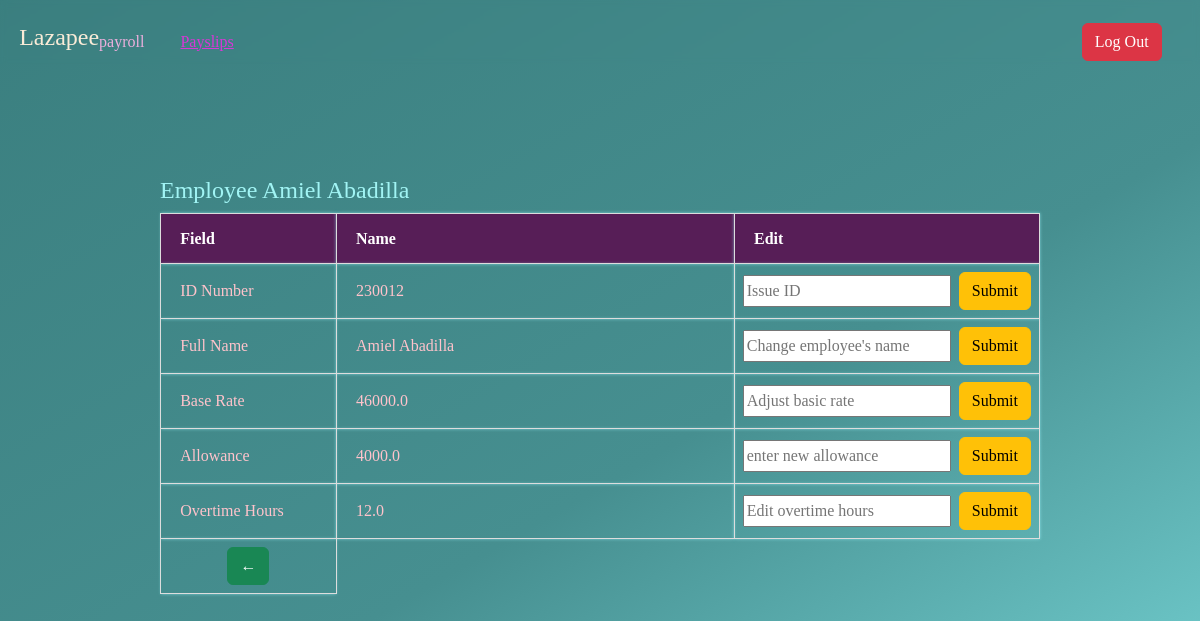
/details/29/ (signed in), run on an earlier commit of the app's database.
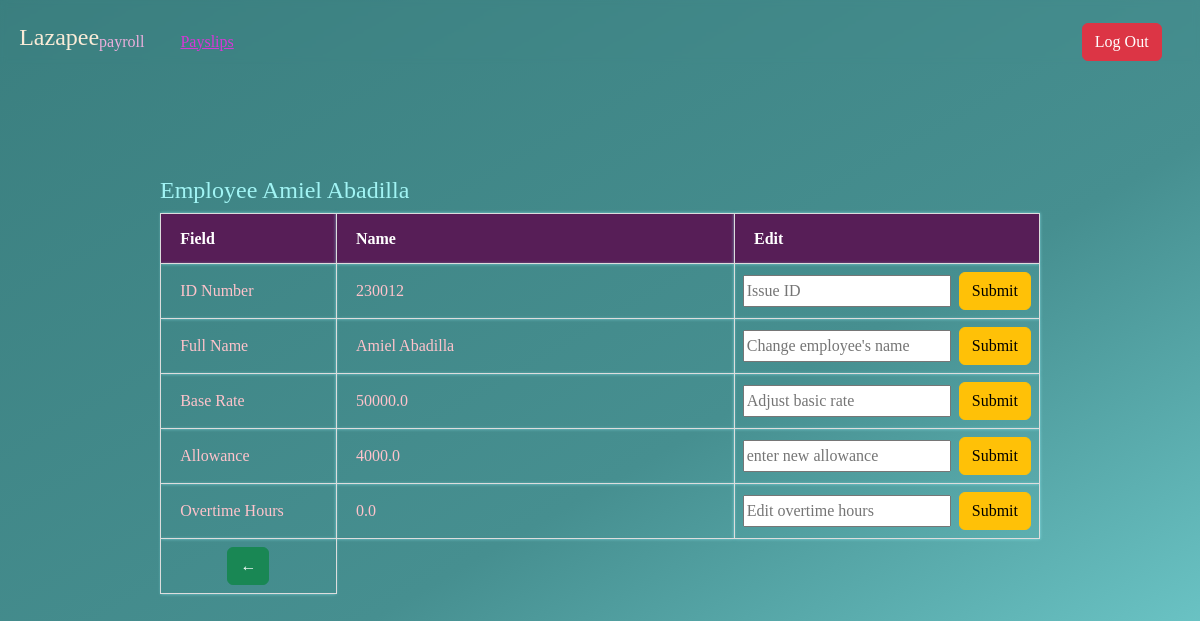
And on a later commit of the database.
### payroll_app/models.py (models this page shows, shortened)
class Employee(models.Model):
    name = models.CharField(max_length=255)
    id_number = models.CharField(max_length=255)
    rate = models.FloatField()
    overtime_pay = models.FloatField(null=True, blank=True)
    allowance = models.FloatField(null=True, blank=True)

### payroll_app/views.py (the view)
# urls.py: path('details/<int:pk>/', views.details, name = 'details'),
@login_required(login_url='log_in')
def details(request ,pk):
    employee= get_object_or_404(Employee, pk=pk)
    return render(request, 'payroll_app/details.html' , {'employee': employee,})

### payroll_app/templates/payroll_app/details.html (shortened to what this page needs)
{% extends 'payroll_app/base.html' %}
{% block header %}
    <nav class="header">
        <div class="title" style="display: flex">
            <h1>Lazapee</h1>
            <payroll style="color: rgb(236, 175, 221);">payroll</h3>
            <a href="" class="payslips"> Payslips </a>
        </div>
        <div class="buttons" >
            <a href="{% url 'log_out' %}" class="btn btn-danger">Log Out</a>
        </div>
    </nav>
{% endblock %}
{% block form %}
    <div class="deets" >
        <div class="title">
            <h1 style="color: rgb(161, 244, 244);">
                Employee {{employee.name}}
            </h1>
        </div>
        <table class="change">
            <tr>
                <th>Field</th>
                <th>Name</th>
                <th>Edit</th>
            </tr>
            <tr>
                <td> ID Number </td>
                <td>{{employee.id_number}}</td>
                <td>
                    <div class="editFields">
                        <form method="POST" action="{% url 'edit_employee' employee.pk %}">
                            <input type="text" name="editID" placeholder="Issue ID"  style="width: fit-content; height: 2em;">
                            <input type="submit" class="btn btn-warning">
                        </form>
                    </div>
                </td>
            </tr>
            <tr>
                <td> Full Name </td>
                <td>{{ employee.name}}</td>
                <td>
                    <div class="editFields" >
                        <form method="POST" action=" {% url 'edit_employee' employee.pk %}">
                            <input type="text" name="editName" placeholder="Change employee's name"  style="width: fit-content; height: 2em">
                            <input type="submit" class="btn btn-warning">
                        </form>
                    </div>
                </td>
            </tr>
            <tr>
                <td> Base Rate  </td>
                <td>{{ employee.rate}}</td>
                <td>
                    <div class="editFields" >
                        <form method="POST" action=" {% url 'edit_employee' employee.pk %}" >
                            <input type="text" name="editRate" placeholder="Adjust basic rate"  style="width: fit-content; height: 2em; ">
                            <input type="submit" class="btn btn-warning">
                        </form>
                    </div>
                </td>
            </tr>
            <tr>
                <td> Allowance</td>
                <td>{{ employee.allowance}}</td>
                <td>
                    <div class="editFields" >
                        <form method="POST"  action="{% url 'edit_employee' employee.pk %}">
                            <input type="text" name="editAllowance" placeholder="enter new allowance"  style="width: fit-content; height: 2em">
                            <input type="submit" class="btn btn-warning">
                        </form>
                    </div>
                </td>
            </tr>
            <tr>
                <td> Overtime Hours{{ employee.id_numner}} </td>
                <td>{{ employee.overtime_pay}}</td>
                <td>
                    <div class="editFields" >
                        <form method="POST" action="{% url 'edit_employee' employee.pk %}">
                            <input type="text" name="editOt" placeholder="Edit overtime hours"  style="width: fit-content; height: 2em">
                            <input type="submit" class="btn btn-warning">
                        </form>
                    </div>
                </td>
            </tr>
            <tr>
                <td>
                    <a href="{%url 'landing' %}" class="btn btn-success"> ← </a>
                </td>
            </tr>
        </table>
    </div>
{% endblock %}

What changed in the data, as far as the page shows it:
changed Employee "Amiel Abadilla": rate "46000.0" → "50000.0"; overtime_pay "12.0" → "0.0"
